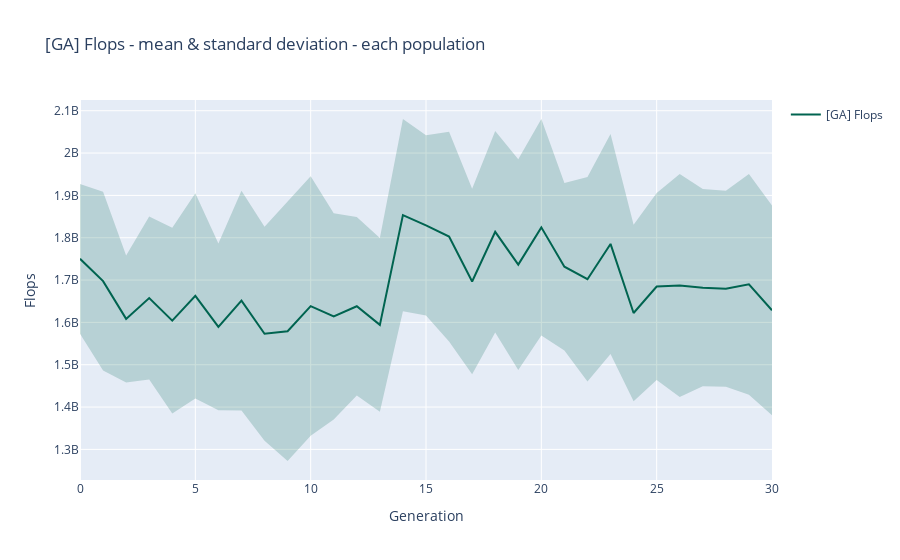

Notebook code for this chart:
### Code cell
# Plot
x = list(range(0, 31))  # 1 ~ 32
x_rev = x[::-1]

fig = go.Figure()

fig.add_trace(go.Scatter(
    x=x+x_rev,
    y=flops_dict['upper']+flops_dict['lower'][::-1],
    fill='toself',
    fillcolor='rgba(0,100,80,0.2)',
    line_color='rgba(255,255,255,0)',
    showlegend=False,
#     name='Fair',
))


fig.add_trace(go.Scatter(
    x=x, y=flops_dict['mean'],
    line_color='rgb(0,100,80)',
    name='[GA] Flops',
))

# Figure Layout
fig.update_layout(
    title='[GA] Flops - mean & standard deviation - each population',
    xaxis=dict(
        title='Generation',
    ),
    yaxis=dict(
        title='Flops',
    ),
)

fig.update_traces(mode='lines')
fig.show()
